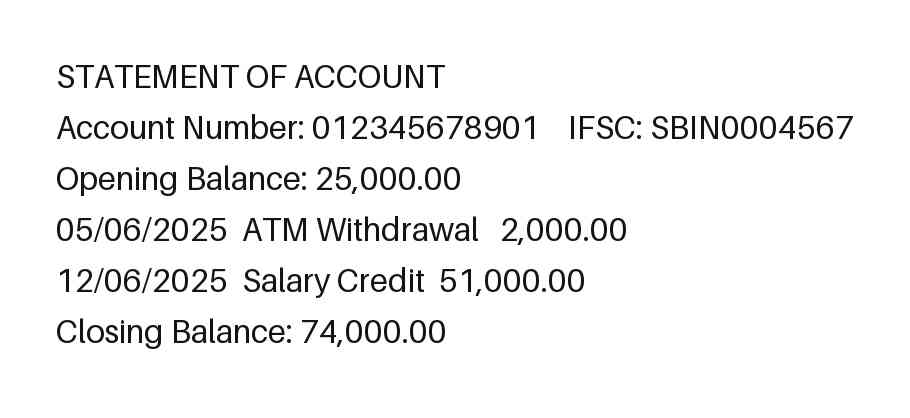
#> input picture data/samples/documents/bank_statement.png, 910 x 418 px
$ python -i quality.py   (imports and definitions only)   (older library calls are emulated)
#> lines starting #> are read from the running program, lines starting #| are printed output that depends on the picture; after the words box and inside, x2 and y2 are one past the last pixel; in counts of white or black regions, pixels touching at a corner belong together
### docintel/preprocessing/enhancement.py
"""Grayscale, scaling, thresholding, contrast, sharpening and border-cropping operations.

All functions take and return uint8 NumPy arrays (RGB or grayscale) and never modify
their input in place.
"""

from __future__ import annotations

import math

import cv2
import numpy as np


def to_grayscale(arr: np.ndarray) -> np.ndarray:
    if arr.ndim == 2:
        return arr.copy()
    return cv2.cvtColor(arr, cv2.COLOR_RGB2GRAY)


def estimate_text_height(arr: np.ndarray) -> float | None:
    """Median height (px) of character-like connected components, or None if unclear.

    Image size is a poor proxy for text size (a wide receipt strip is "small" but its text
    may be large), so upscaling decisions are based on measured glyph height instead.
    """
    gray = to_grayscale(arr)
    _, mask = cv2.threshold(gray, 0, 255, cv2.THRESH_BINARY_INV + cv2.THRESH_OTSU)
    height, width = mask.shape
    count, _, stats, _ = cv2.connectedComponentsWithStats(mask, connectivity=8)
    heights = [
        int(h)
        for _, _, w, h, area in stats[1:count]
        if area >= 4 and 3 <= h <= height * 0.2 and w <= width * 0.3
    ]
    if len(heights) < 10:
        return None
    return float(np.median(heights))


# [44 lines left out: functions compute_upscale_factor, resize, otsu_threshold, adaptive_threshold, enhance_contrast, not called in this run]


def blur_score(arr: np.ndarray) -> float:
    """Variance of the Laplacian; low values (< ~100) indicate a blurry image."""
    return float(cv2.Laplacian(to_grayscale(arr), cv2.CV_64F).var())


# [42 lines left out: functions sharpen, find_content_box, crop_borders, not called in this run]


def flatten_illumination(arr: np.ndarray, text_height: float | None = None) -> tuple[np.ndarray, float]:
    """Divide the image by its estimated background to remove shadows and uneven lighting.

    The background is estimated by removing text with a max filter sized from the glyph height,
    then smoothing. Returns (flattened grayscale image, background variation before flattening).
    """
    gray = to_grayscale(arr)
    th = text_height or estimate_text_height(gray) or 12.0
    k = int(max(15, 2.5 * th)) | 1
    background = cv2.dilate(gray, cv2.getStructuringElement(cv2.MORPH_RECT, (k, k)))
    background = cv2.medianBlur(background, min(255, k))
    lo, hi = np.percentile(background, 5), np.percentile(background, 95)
    variation = float((hi - lo) / max(float(hi), 1.0))
    flat = cv2.divide(gray, np.maximum(background, 1), scale=255)
    return flat, variation

### docintel/preprocessing/image_loader.py
"""Decode validated image bytes into normalized Pillow images and NumPy arrays."""

from __future__ import annotations

import io
from typing import Iterable, Iterator

import numpy as np
from PIL import Image, ImageOps, ImageSequence


def _to_ocr_mode(img: Image.Image) -> Image.Image:
    """Convert any Pillow mode to RGB or L, flattening transparency onto white.

    Transparent PNGs often contain black text on a transparent background; dropping the
    alpha channel would produce black-on-black, so the image is composited onto white.
    """
    if img.mode in ("RGB", "L"):
        return img.copy()
    if img.mode in ("I;16", "I;16B", "I;16L", "I"):
        arr = np.asarray(img, dtype=np.float64)
        span = float(arr.max() - arr.min()) or 1.0
        return Image.fromarray(((arr - arr.min()) / span * 255).astype(np.uint8))
    if img.mode == "1":
        return img.convert("L")
    if img.mode in ("RGBA", "LA", "PA") or (img.mode == "P" and "transparency" in img.info):
        rgba = img.convert("RGBA")
        background = Image.new("RGBA", rgba.size, (255, 255, 255, 255))
        return Image.alpha_composite(background, rgba).convert("RGB")
    return img.convert("RGB")


# [15 lines left out: function iter_frames, not called in this run]


def load_frames(data: bytes, max_frames: int = 50) -> list[Image.Image]:
    """Decode all frames (use :func:`iter_frames` for large multi-page files)."""
    return [frame for _, frame in iter_frames(data, None, max_frames)]


def load_first_frame(data: bytes) -> Image.Image:
    return next(iter_frames(data, [1], 1))[1]


def pil_to_array(img: Image.Image) -> np.ndarray:
    """Return an RGB (H, W, 3) or grayscale (H, W) uint8 array."""
    return np.asarray(_to_ocr_mode(img), dtype=np.uint8).copy()


def array_to_pil(arr: np.ndarray) -> Image.Image:
    """Mode is inferred from shape: 2-D uint8 -> "L", (H, W, 3) uint8 -> "RGB"."""
    return Image.fromarray(np.ascontiguousarray(arr, dtype=np.uint8))


# [4 lines left out: function image_to_png_bytes, not called in this run]

### docintel/ocr/quality.py
"""Evaluate OCR output: how much of the visible text was recognised, and how confidently.

Confidence alone is misleading: an engine can report 95 while silently skipping half the
page (measured on the shadowed-photo benchmark sample). So the expected amount of text is
estimated independently, by counting glyph-sized connected components on a
shadow-corrected copy of the page, and compared with the recognised characters.
"""

from __future__ import annotations

from typing import Optional

import cv2
import numpy as np
from PIL import Image

from docintel.core.result_models import OCRResult
from docintel.preprocessing import enhancement
from docintel.preprocessing.image_loader import pil_to_array

MAX_SIDE = 2000


def estimate_glyph_count(image: Image.Image) -> Optional[int]:
    """Approximate number of printed characters on the page (None if no text-like content)."""
    arr = pil_to_array(image)
    gray = enhancement.to_grayscale(arr)
    scale = min(1.0, MAX_SIDE / max(gray.shape))
    if scale < 1.0:
        gray = cv2.resize(gray, None, fx=scale, fy=scale, interpolation=cv2.INTER_AREA)
    if float(np.median(gray)) < 110:
        gray = 255 - gray
    flat, _ = enhancement.flatten_illumination(gray)
    _, mask = cv2.threshold(flat, 0, 255, cv2.THRESH_BINARY_INV + cv2.THRESH_OTSU)
    count, _, stats, _ = cv2.connectedComponentsWithStats(mask, connectivity=8)
    if count <= 1:
        return None
    heights = stats[1:, cv2.CC_STAT_HEIGHT]
    widths = stats[1:, cv2.CC_STAT_WIDTH]
    areas = stats[1:, cv2.CC_STAT_AREA]
    h_img, w_img = mask.shape
    plausible = (areas >= 6) & (heights < h_img * 0.2) & (widths < w_img * 0.3)
    if plausible.sum() < 5:
        return None
    median_h = float(np.median(heights[plausible]))
    glyphs = plausible & (heights >= 0.45 * median_h) & (heights <= 2.5 * median_h)
    return int(glyphs.sum())


# [2 lines that did not run here, left out]


# [4 lines that did not run here, left out]


# [7 lines that did not run here, left out]


# [19 lines that did not run here, left out]

>>> from PIL import Image
>>> picture = Image.open('../../data/samples/documents/bank_statement.png')
#> picture is the input picture: PIL image 910x418 RGB; min 0, max 255, mean 241.2
>>> result = estimate_glyph_count(picture)
#> in estimate_text_height, `_, mask = cv2.threshold(gray, 0, 255, cv2.THRESH_BINARY_INV + cv2.THRE..`:
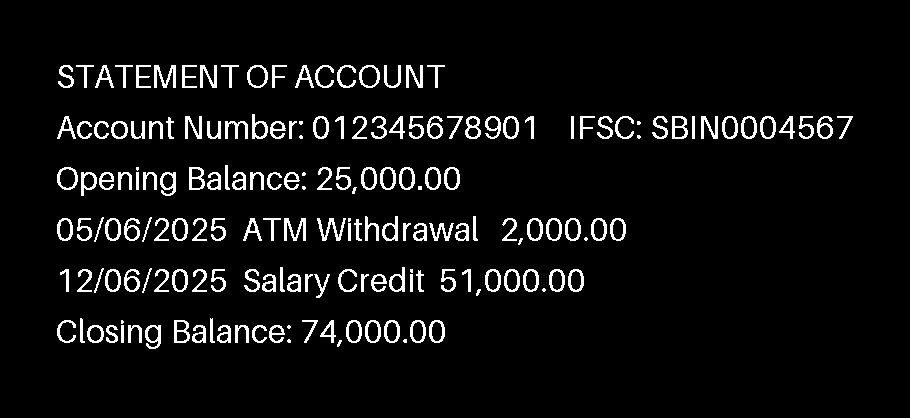
#> mask: shape (418, 910); 5.6% white in thin lines or dots, all inside (x1, y1, x2, y2) = (57, 65, 853, 349)
#> in estimate_text_height, `count, _, stats, _ = cv2.connectedComponentsWithStats(mask, connectivi..`: count = 179; stats = 179 rows, first 6: [0, 0, 910, 418, 358932], [58, 65, 16, 23, 151], [76, 65, 18, 23, 99], [95, 65, 19, 23, 145], [115, 65, 18, 23, 99], [136, 65, 15, 23, 138]
#> in estimate_text_height, `heights = [ int(h) for _, _, w, h, area in stats[1:count] if area >= 4..`: heights = 178 values, max 25 at index 18, min 4 at index 58, mean 20.02
#> in flatten_illumination, `th = text_height or estimate_text_height(gray) or 12.0`: th = 23
#> in flatten_illumination, `k = int(max(15, 2.5 * th)) | 1`: k = 57
#> in flatten_illumination, `background = cv2.dilate(gray, cv2.getStructuringElement(cv2.MORPH_RECT..`: background: shape (418, 910); every value is 255
#> in flatten_illumination, `lo, hi = np.percentile(background, 5), np.percentile(background, 95)`: lo = 255
#> in flatten_illumination, `variation = float((hi - lo) / max(float(hi), 1.0))`: variation = 0
#> in estimate_glyph_count, `count, _, stats, _ = cv2.connectedComponentsWithStats(mask, connectivi..`: count = 179
#> in estimate_glyph_count, `widths = stats[1:, cv2.CC_STAT_WIDTH]`: widths = 178 values, max 29 at index 104, min 3 at index 34, mean 13.51
#> in estimate_glyph_count, `areas = stats[1:, cv2.CC_STAT_AREA]`: areas = 178 values, max 253 at index 5, min 10 at index 64, mean 120.5
#> in estimate_glyph_count, `median_h = float(np.median(heights[plausible]))`: median_h = 23
#> result = 158

$ run again, on data/samples/documents/incident.png
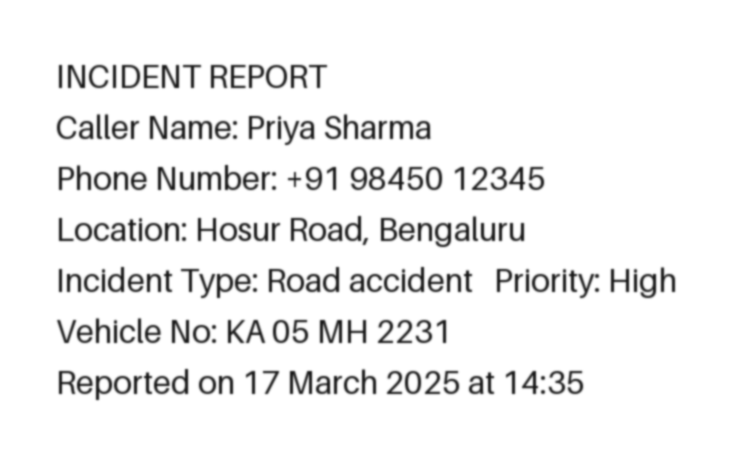
#> input picture data/samples/documents/incident.png, 733 x 469 px
#> picture is the input picture: PIL image 733x469 RGB; min 27, max 255, mean 240.3
#> in estimate_text_height, `_, mask = cv2.threshold(gray, 0, 255, cv2.THRESH_BINARY_INV + cv2.THRE..`:
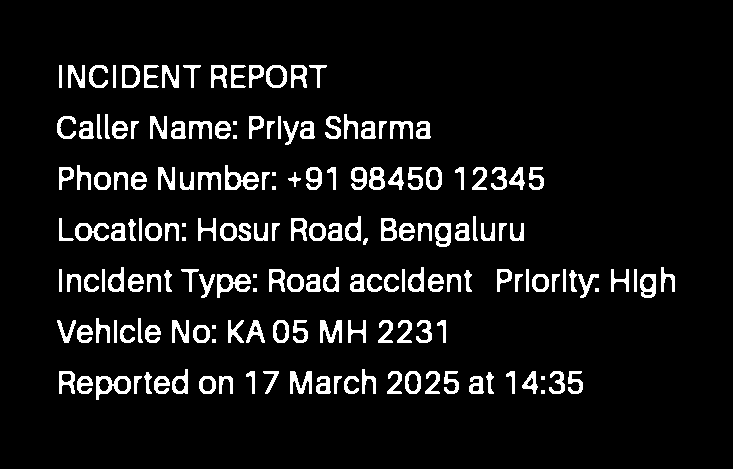
#> mask: shape (469, 733); 7.6% white; 177 white regions (13 under 20 px), largest, box (x1, y1, x2, y2) and area: (225, 165, 259, 190) 381, (217, 274, 251, 298) 378, (96, 376, 131, 400) 369
#> in estimate_text_height, `count, _, stats, _ = cv2.connectedComponentsWithStats(mask, connectivi..`: count = 178; stats = 178 rows, first 6: [0, 0, 733, 469, 317540], [59, 65, 3, 23, 69], [68, 65, 17, 23, 224], [89, 65, 19, 23, 183], [113, 65, 3, 23, 69], [122, 65, 18, 23, 206]
#> in estimate_text_height, `heights = [ int(h) for _, _, w, h, area in stats[1:count] if area >= 4..`: heights = 177 values, max 25 at index 14, min 4 at index 28, mean 19.92
#> th = 23
#> k = 57
#> background: shape (469, 733); every value is 255
#> lo = 255
#> variation = 0
#> in estimate_glyph_count, `count, _, stats, _ = cv2.connectedComponentsWithStats(mask, connectivi..`: count = 178
#> widths = 177 values, max 35 at index 166, min 3 at index 0, mean 13.55
#> areas = 177 values, max 381 at index 38, min 16 at index 28, mean 148.2
#> median_h = 23
#> result = 163

$ run again, on data/samples/documents/invoice_clean.png
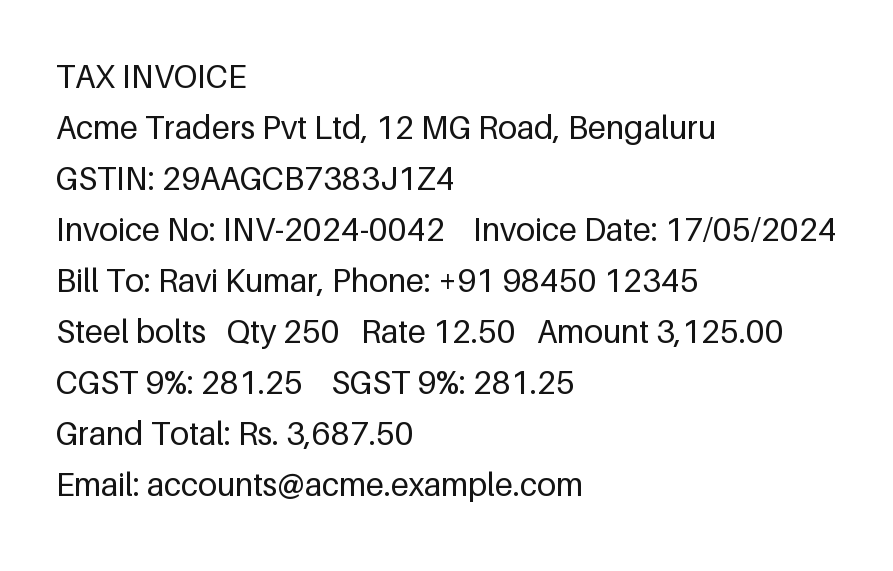
#> input picture data/samples/documents/invoice_clean.png, 893 x 571 px
#> picture is the input picture: PIL image 893x571 RGB; min 20, max 255, mean 240.5
#> in estimate_text_height, `_, mask = cv2.threshold(gray, 0, 255, cv2.THRESH_BINARY_INV + cv2.THRE..`:
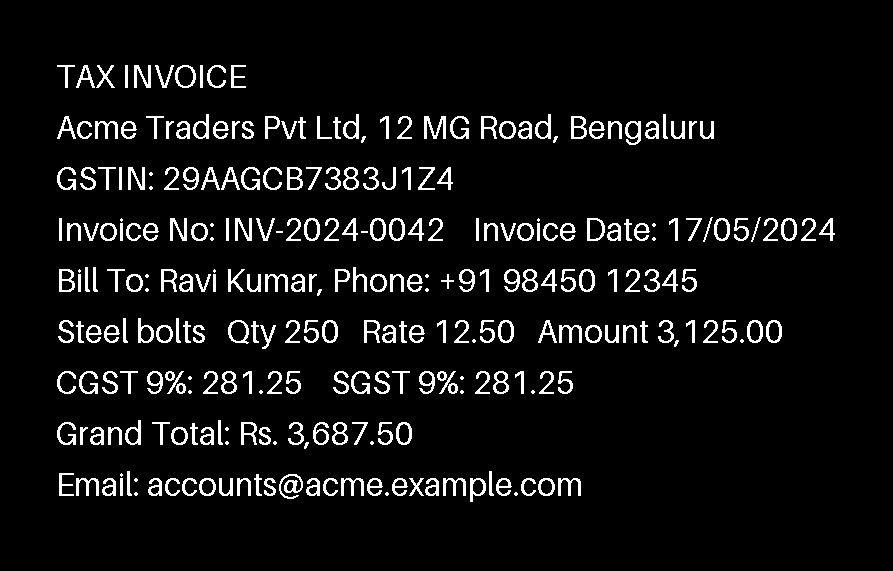
#> mask: shape (571, 893); 6.2% white in thin lines or dots, all inside (x1, y1, x2, y2) = (57, 65, 835, 502)
#> in estimate_text_height, `count, _, stats, _ = cv2.connectedComponentsWithStats(mask, connectivi..`: count = 285; stats = 285 rows, first 6: [0, 0, 893, 571, 478206], [57, 65, 18, 23, 99], [76, 65, 19, 23, 144], [96, 65, 19, 23, 140], [125, 65, 3, 23, 69], [134, 65, 17, 23, 199]
#> in estimate_text_height, `heights = [ int(h) for _, _, w, h, area in stats[1:count] if area >= 4..`: heights = 282 values, max 25 at index 10, min 4 at index 66, mean 19.07
#> th = 23
#> k = 57
#> background: shape (571, 893); every value is 255
#> lo = 255
#> variation = 0
#> in estimate_glyph_count, `count, _, stats, _ = cv2.connectedComponentsWithStats(mask, connectivi..`: count = 285
#> in estimate_glyph_count, `heights = stats[1:, cv2.CC_STAT_HEIGHT]`: heights = 284 values, max 25 at index 10, min 2 at index 113, mean 18.95
#> widths = 284 values, max 24 at index 256, min 3 at index 3, mean 13
#> areas = 284 values, max 251 at index 22, min 8 at index 71, mean 111.6
#> median_h = 23
#> result = 244
